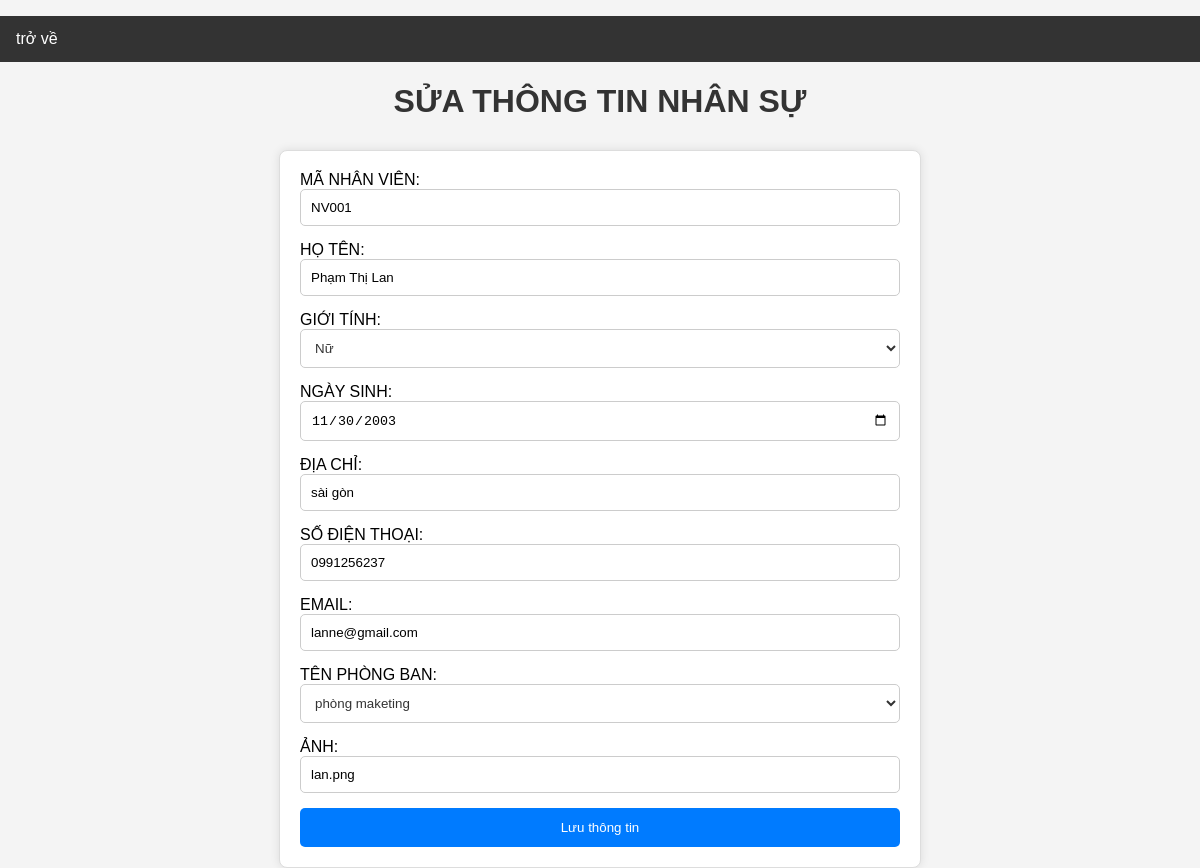
/img/QLnhansu/update.php?id=NV001, run on the app's committed database.
### tables this page shows
CREATE TABLE `tbl_nhanvien` (
  `MaNV` varchar(13) NOT NULL,
  `HoTen` varchar(100) DEFAULT NULL,
  `GioiTinh` varchar(10) DEFAULT NULL,
  `NgaySinh` date DEFAULT NULL,
  `DiaChi` varchar(255) DEFAULT NULL,
  `sdt` varchar(15) DEFAULT NULL,
  `email` varchar(100) DEFAULT NULL,
  `MaPB` int(11) DEFAULT NULL,
  `anh` varchar(255) DEFAULT NULL
);

### img/QLnhansu/update.php (the view, shortened to what this page needs)
<!DOCTYPE html>
<html>
<head>
</head>
<body>
    <nav>
		<ul>
			<li><a href="select.php">trở về</a></li>
		</ul>
	</nav>
    <h1>SỬA THÔNG TIN NHÂN SỰ</h1>
<?php
	include('connect.php');
	$manv = $_GET['id'];
?>
<!DOCTYPE html>
<html>
<head>
</head>
<body>
<?php
	 $sql= "SELECT nv.MaNV, nv.HoTen, nv.GioiTinh, nv.NgaySinh, nv.DiaChi, nv.sdt, nv.email, pb.TenPB, nv.anh
     FROM tbl_nhanvien AS nv
     JOIN tbl_phongban AS pb ON nv.MaPB = pb.MaPB WHERE MaNV='$manv'";
    $result = mysqli_query($conn, $sql);
	$rows = mysqli_fetch_row($result);
?>
<form action='update.php?id=<?php echo $manv;?>' method="post">
    MÃ NHÂN VIÊN:  <input type="text" name="MaNV" readonly="true" value ='<?php echo $rows[0]; ?>'><br>
	HỌ TÊN:<input type="text" name="HoTen" value='<?php echo $rows[1]; ?>'><br>
    GIỚI TÍNH:
        <select name="GioiTinh">
            <option value="Nữ" <?php if($rows[2] == 'Nữ') echo 'selected'; ?>>Nữ</option>
	    </select><br>
    NGÀY SINH:<input type="date" name="NgaySinh" value='<?php echo $rows[3]; ?>'><br>
    ĐỊA CHỈ: <input type="text" name="DiaChi" value='<?php echo $rows[4]; ?>'><br>
    SỐ ĐIỆN THOẠI:<input type="text" name="sdt" value='<?php echo $rows[5]; ?>'><br>
    EMAIL: <input type="email" name="email" value='<?php echo $rows[6]; ?>'><br>
    TÊN PHÒNG BAN:
        <select name="TenPB">
            <?php
            $query_phongban = "SELECT TenPB FROM tbl_phongban";
            $result_phongban = mysqli_query($conn, $query_phongban);
            while ($row_phongban = mysqli_fetch_assoc($result_phongban)) {
                $selected = ($rows[7] == $row_phongban['TenPB']) ? 'selected' : '';
                echo "<option value='{$row_phongban['TenPB']}' $selected>{$row_phongban['TenPB']}</option>";
            }
            ?>
        </select><br>
    ẢNH:<input type="text" name="anh" value='<?php echo $rows[8]; ?>'><br>
	<input type="submit" name="btnSua" value="Lưu thông tin">
</form>
</body>
</html>

### img/QLnhansu/update.php (style rules this page uses)
body { font-family: 'Arial', sans-serif; margin: 0; padding: 0; background-color: #f4f4f4; }
nav ul { list-style-type: none; padding: 0; background-color: #333; overflow: hidden; }
nav li { float: left; }
nav a { display: block; color: white; text-align: center; padding: 14px 16px; text-decoration: none; }
h1 { color: #333; text-align: center; margin-bottom: 30px; }
form { width: 80%; max-width: 600px; margin: auto; padding: 20px; border: 1px solid #ddd; border-radius: 8px; background-color: #fff; box-shadow: 0 0 10px rgba(0, 0, 0, 0.1); margin-top: 20px; }
input[type="text"], input[type="date"], select { width: 100%; padding: 10px; margin-bottom: 15px; border: 1px solid #ccc; border-radius: 5px; box-sizing: border-box; }
input[type="email"] { width: 100%; padding: 10px; margin-bottom: 15px; border: 1px solid #ccc; border-radius: 5px; box-sizing: border-box; }
select { background-color: #fff; color: #333; }
input[type="submit"] { width: 100%; padding: 12px; border: none; border-radius: 5px; color: #fff; background-color: #007BFF; cursor: pointer; }

### data on the page
tbl_nhanvien: MaNV "NV001", HoTen "Phạm Thị Lan", GioiTinh "Nữ", NgaySinh "11/30/2003", DiaChi "sài gòn", sdt "0991256237", email "lanne@gmail.com", anh "lan.png"

### other printed values
form field TenPB "phòng maketing"
